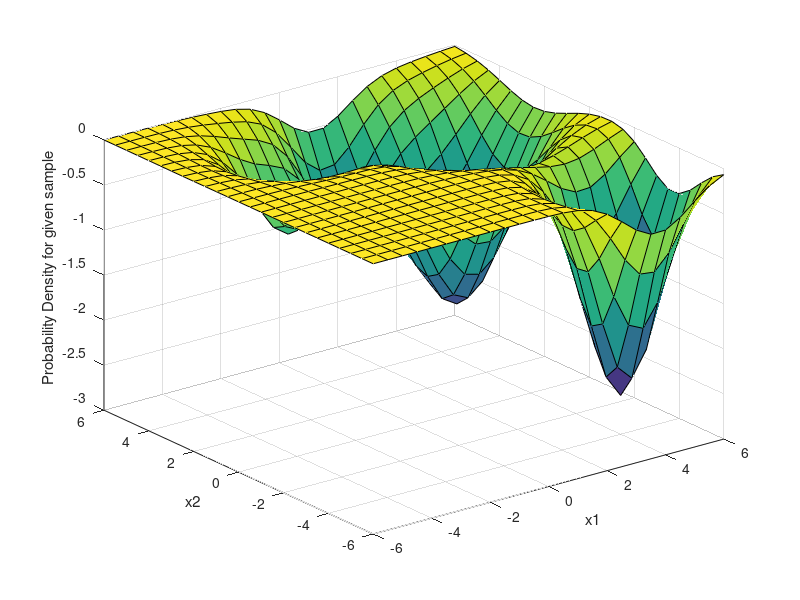
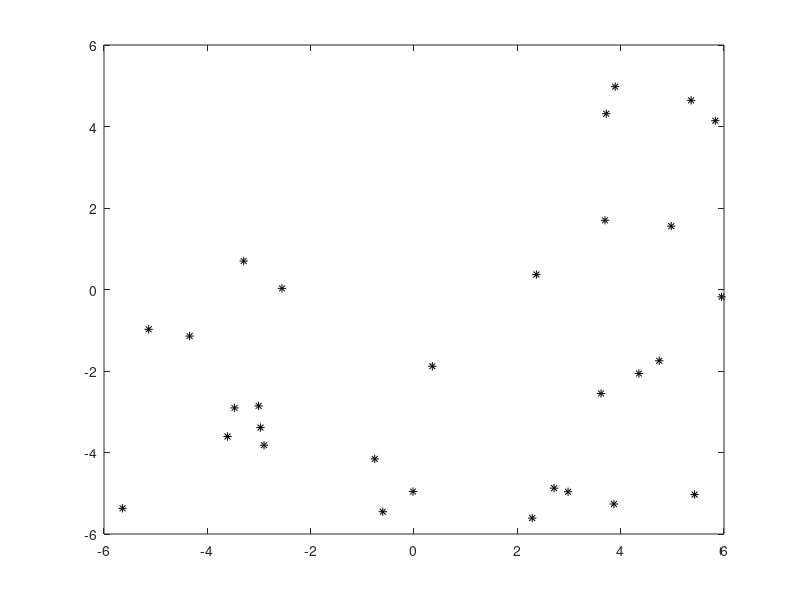

MATLAB code to generate these figures, in order: (Note: this script raises an error after producing the figures.)
clc
clear all
close all

% From provided dataset
dxy = 0.5;
field_min = -6;
field_max = 6;
x = (field_min:dxy:field_max)';
y = (field_min:dxy:field_max)';
F = 12*12;
load('Scalar_field_data_open_by_MatLab_only.mat');

% Plot the Provided Scalar field
surf(x,y,-F);
xlabel('x1'); 
ylabel('x2'); 
zlabel('Probability Density for given sample');

% Initialization
N = 30;     % Number of agents
m = 2;
K = 25*25;  % Number of cells

% Field, F setup
for i = 1:length(x)
    for j = 1:length(y)
        q_c((i-1)*25+j,:)=[x(i) y(j)];
    end
end

% Initial nodes positions
q = field_min + (field_max-field_min) * rand(N,m);
figure;
plot(q(:,1),q(:,2),'k*')
hold on

% From provided value
dt = 0.01;
endt = 2;
t = 0:dt:endt;
c_v = 0.01;
R = 5;
rs = R*ones(N,1);

plot_sensing_range(q(:,1), q(:,2), rs);

% Setup neighbor network
some_really_small_noise = 0.000001;
for k = 1:K
    for i = 1:N
        dist = norm(q(i,:) - q_c(k,:));
        if dist <= rs(i)
            O(i, k) = 1;
            V(i, k) = ((norm(q(i,:)-q_c(k,:)).^2)+c_v)/(rs(i)^2);
        else
            O(i, k) = 0;                                    % Not observable
            V(i, k) = 1000000;                              % For handling wrong calculation.
        end
        n1(i, k) = sqrt(V(i, k)) * (rand/4) ;               % Guasssian noise N(0,V1(i)) 
        m1(i, k) = O(i, k) * (F(k) + n1(i, k)) + some_really_small_noise;
        x1{1}(i, k) = m1(i, k);
        nei{i} = N_i(i, q, rs(i));
        c1ww(i) = (2*c_v) / ((rs(i)^2) * (length(nei{i})));
    end
end

% Plot neighbor network.
figure;
plot(q(:,1),q(:,2),'b*')
hold on
for i = 1:N
    node_x = q(i,1);
    node_y = q(i,2);
    sprintf('node %d:', i);

    for j = 1:length(nei{1,i})
        nei_x = q(nei{1,i}(j),1);
        nei_y = q(nei{1,i}(j),2);
        line([node_x, nei_x], [node_y, nei_y]);
        
        hold on;
    end
end
hold off

err_thresh = 0.0001;
err = 10000;
l=1;
cw1 = min(c1ww);
while(err >= err_thresh && l < 40000)
    for k = 1:K
        w = weight_design1( cw1, V(:,k) );
        x1{l+1}(:,k) = update_x(x1{l}(:,k), w);
        E(k,l+1) = update_E(m1,V(:,k),w); 
        EE(k,l+1) = max(x1{l+1}(:,k)-E(k,l+1));
        EE_error_calc(l+1) = max(EE(k,l+1));
    end
    err = min(wkeep(EE_error_calc,length(EE_error_calc)-1,'r'));
    if mod(l,2000) == 0
        disp(err)
    end
    l = l+1;
end

disp(l);

for i = 1:length(x)
    for j = 1:length(y)
        F_1((i-1)*25+j)=F(i,j);
    end
end

F_hat = (1/N) * sum(x1{1,l-1}(:,1:K)); 

figure;
plot(1:625, F_1-F_hat);

EE = F_1 - F_hat;
for i = 1:length(x)
    for j = 1:length(y)
        ff(j,i) = F_hat((i-1)*25 + j);
        ee(j,i) = EE((i-1)*25 + j);
    end
end

figure;
surf(x,y,-ff);
xlabel('x1'); ylabel('x2'); zlabel('Probability Density'); 

figure;
surf(x,y,-F);
xlabel('x1'); ylabel('x2'); zlabel('Probability Density');

figure;
surf(x,y,-ee);
xlabel('x1'); ylabel('x2'); zlabel('Probability Density');